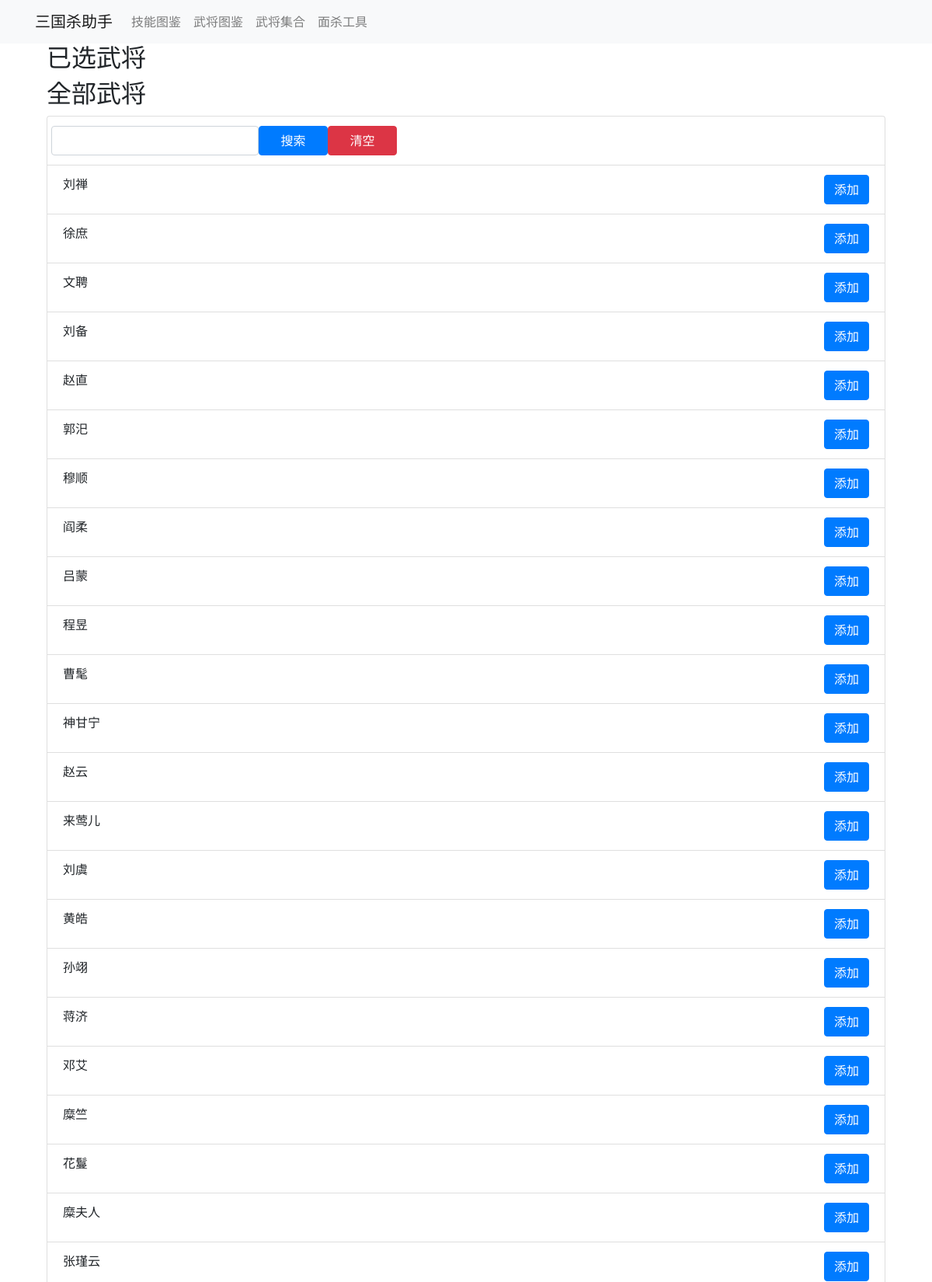
The page /sgs/addset (upper part) on the database its author committed.
### sgs/models.py (models this page shows)
class Role_Table(models.Model):
    rolename = models.CharField(unique=True, max_length=32, null=True, blank=True, default='None',
                                verbose_name='武将名称')

### sgs/views.py (the view, shortened to what this page needs)
# urls.py: path('addset', views.addroleset),
def addroleset(request):
    if request.method == 'GET':
        search = request.GET.get('searchrole')
        if search is None:
            search = ''
        allrole = models.Role_Table.objects.exclude(
            tmp_role_table__in=models.Tmp_Role_Table.objects.values('id')).filter(rolename__icontains=search).all()
        tmpset = models.Role_Table.objects.filter(tmp_role_table__in=models.Tmp_Role_Table.objects.values('id')).all()
        return render(request, 'addroleset.html', {'allrole': allrole, 'tmpset': tmpset, 'searchrole': search})

### templates/addroleset.html (shortened to what this page needs)
{% extends 'navbar.html' %}
{% block container %}
    <div>
        <div class="container">
            <div>
                <div class="container">
                    <h2>已选武将</h2>
                    <h2>全部武将</h2>
                    <ul class="list-group">
                        <li class="list-group-item">
                            <form>
                                <div class="row">
                                    <input type="text" class="form-control col-3" id="searchrole" name="searchrole"
                                           value="{{ searchrole }}">
                                    <button type="submit" class="btn btn-primary col-1">搜索</button>
                                    <a type="button" class="btn btn-danger col-1" href="/sgs/addset?searchrole=">清空</a>
                                </div>
                            </form>
                        </li>
                        {% for obj in allrole %}
                            <li class="list-group-item">{{ obj.rolename }}
                                <a type="button" class="btn btn-primary float-right"
                                   href="/sgs/addtmprole?rolename={{ obj.id }}&searchrole={{ searchrole }}">添加</a>
                            </li>
                        {% endfor %}
                    </ul>
                </div>
            </div>
        </div>
    </div>
{% endblock %}

### rows shown on the page
Role_Table: rolename "刘禅"
Role_Table: rolename "徐庶"
Role_Table: rolename "文聘"
Role_Table: rolename "刘备"
Role_Table: rolename "赵直"
Role_Table: rolename "郭汜"
Role_Table: rolename "穆顺"
Role_Table: rolename "阎柔"
Role_Table: rolename "吕蒙"
Role_Table: rolename "程昱"
Role_Table: rolename "曹髦"
Role_Table: rolename "神甘宁"
Role_Table: rolename "赵云"
Role_Table: rolename "来莺儿"
Role_Table: rolename "刘虞"
Role_Table: rolename "黄皓"
Role_Table: rolename "孙翊"
Role_Table: rolename "蒋济"
Role_Table: rolename "邓艾"
Role_Table: rolename "糜竺"
Role_Table: rolename "花鬘"
Role_Table: rolename "糜夫人"
Role_Table: rolename "张瑾云"
